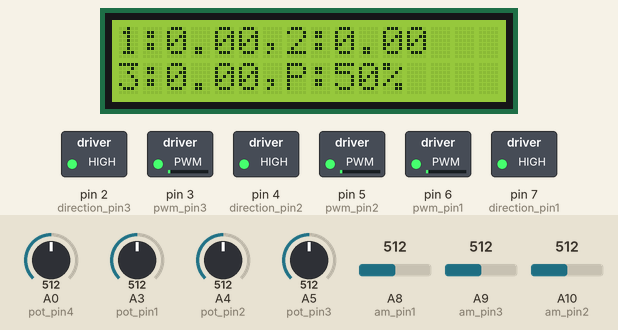
Bench run of a sketch on a simulated Arduino Mega 2560, built with avr-gcc and run on an emulated ATmega2560. On the bench: 16×2 character LCD, switched loads named in the sketch (green lamp = pin HIGH). The inputs (shaded band) are chosen by the test bench; at power-on: A9 (am_pin3) = 512, A8 (am_pin1) = 512, A10 (am_pin2) = 512, A0 (pot_pin4) = 512, A3 (pot_pin1) = 512, A4 (pot_pin2) = 512, A5 (pot_pin3) = 512. What the sketch prints to the serial monitor is not drawn.

Above: at 1.2 s.
1.3 s: A9 (am_pin3) set to 691
At 3.0 s:
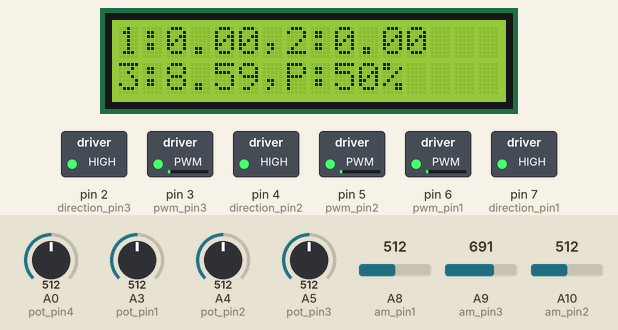
4.3 s: A9 (am_pin3) set to 707
At 7.0 s:
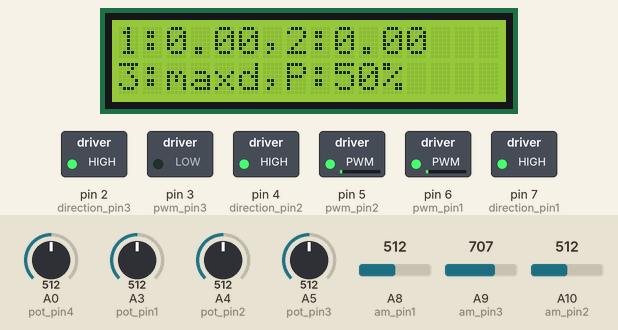
7.3 s: A8 (am_pin1) set to 690
At 9.6 s:
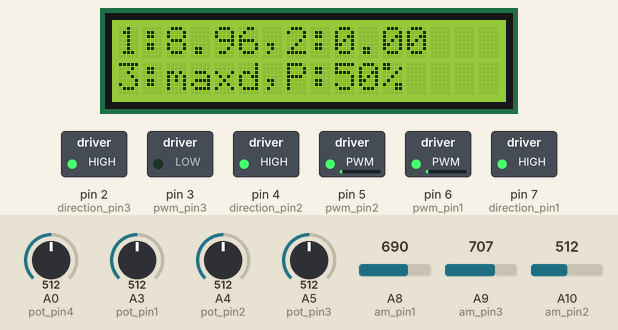
9.9 s: A8 (am_pin1) set to 715
At 12.5 s:
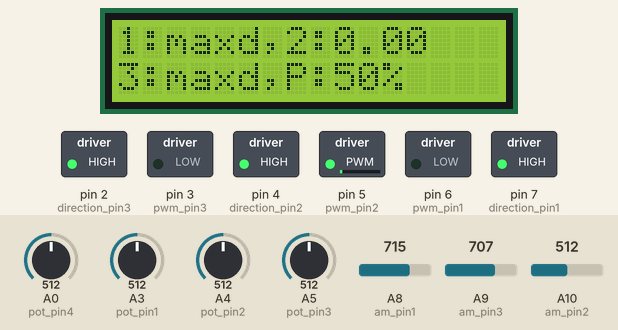
12.9 s: A10 (am_pin2) set to 688
At 14.7 s:
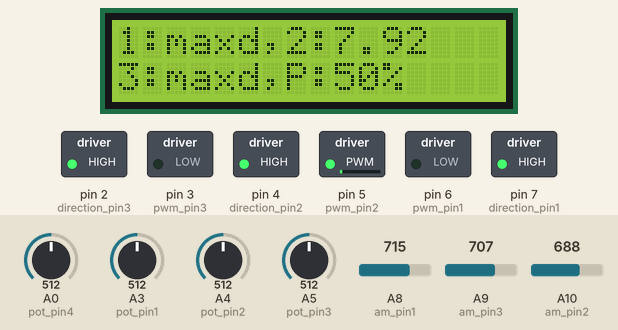
15.9 s: A10 (am_pin2) set to 724
At 17.6 s:
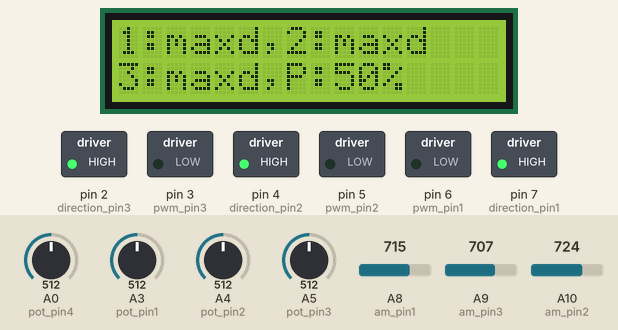
Timing chart, 0 to 19.1 s (numbered marks = the images above; inputs shaded):
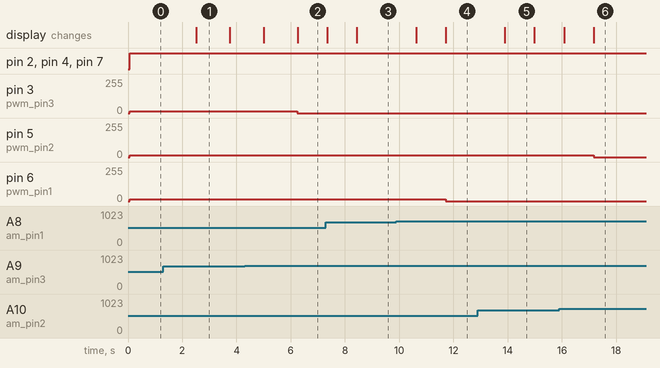

Measured:
- the behaviour switches between 706 and 707 on A9 (am_pin3) (found by bisection; images 1 and 2)
- the behaviour switches between 706 and 707 on A8 (am_pin1) (found by bisection; images 3 and 4)
- the behaviour switches between 706 and 707 on A10 (am_pin2) (found by bisection; images 5 and 6)
- after the input at 1.3 s, the display: changes after 1.2 s (image 1)
- after the input at 4.3 s, pin 3 (pwm_pin3): 14/255 → 0/255 after 1.9 s; the display: first changes after 0.71 s (image 2 shows a later state)
- after the input at 7.3 s, the display: first changes after 0.05 s (image 3 shows a later state)
- after the input at 9.9 s, pin 6 (pwm_pin1): 14/255 → 0/255 after 1.8 s; the display: first changes after 0.72 s (image 4 shows a later state)
- after the input at 12.9 s, the display: changes after 1.0 s (image 5)
- after the input at 15.9 s, pin 5 (pwm_pin2): 14/255 → 0/255 after 1.3 s; the display: first changes after 0.18 s (image 6 shows a later state)

The sketch:

Potentiometer_Bidirection_Control_3D.ino
```cpp
/* This code is written for Winter 2021 MAE 156B Team 5 to control current output using an Arduino Mega 2560
 *  and a Cytron 10A motor driver shield. This code will be used to vary current provided to Helmholtz Coils
 *  for a 3D Magnetic Control System.
 *
 *  Written By Joseph Martin, February 2021
 *  Last Edited by: Joseph Martin, March 8, 2021
 */
#include <LiquidCrystal.h>

//LiquidCrystal lcd = LiquidCrystal(34, 35, 36, 37, 38, 39);
LiquidCrystal lcd = LiquidCrystal(44, 42, 38, 36, 34, 32);

// Variables for motor driver and PWM value for motor
// These are manually set on the stacked motor drivers,
// if replaced make sure the new driver matches the desired pin
int pwm_pin3 = 3;
int direction_pin3 = 2;
int pwm_pin2 = 5;
int direction_pin2 = 4;
int pwm_pin1 = 6;
int direction_pin1 = 7;

// pins set for potentiometers. Make

int pot_pin1 = 3; //blue
int pot_pin2 = 4; //green
int pot_pin3 = 5; //yellow

int pot_pin4 = 0; //grey, white. This one is to set overall power output.

// pins for ammeters

int am_pin1 = 8; //blue, bottom
int am_pin3 = 9; //green, top
int am_pin2 = 10; //yellow, middle

// for more complex bidirectional control
int motor_value = 0; // 0 - 255, magnitude of pwm signal
int motor_direction1 = 0;
int motor_direction2 = 0;
int motor_direction3 = 0;

// Variables for counting
int long counter = 0;

// Variables for current
float current1;
float current2;
float current3;

float tempCurrent1; //these are for filtering purposes
float tempCurrent2;
float tempCurrent3;

int loopFilter = 150; // For numerical filtering of current sensing.

float zeroCurrent1 = 512; //outputCurrent1 is a float to display a more accurate output current on the lcd screen
float zeroCurrent2 = 512;
float zeroCurrent3 = 512;

float maxCurrent = 9.8; // cutoff for maximum Current allowed in each channel, CHANGE TO ~95% MOTOR DRIVER CAPACITY

// For determining max pwm to reach maxCurrent on each channel. Reset Arduino to reset calibration
float maxPwmVal1 = 255;
float maxPwmVal2 = 255;
float maxPwmVal3 = 255;

// For tracking if output will produce overCurrents
boolean isOver1 = false;
boolean isOver2 = false;
boolean isOver3 = false;

// var for pot
float potVal1;
float potVal2;
float potVal3;
float scalePot = 3.6; // get output into pwm range. CALIBRATE FOR YOUR POWER SUPPLY

// safety feature, fourth pot cuts off power to all
float potVal4;
float cutOff = 0; //scaling factor based on P
float half = 128; //

// values for output pwm 0-255
float pwmVal1;
float pwmVal2;
float pwmVal3;

//display vals
int displayVal1;
int displayVal2;
int displayVal3;

void setup() {
  Serial.begin(9600);              //serial output

  lcd.begin(16, 2); //defines the size of the code

//  pinMode(direction_pin, OUTPUT);           // Set the direction pin output
  pinMode(pwm_pin1, OUTPUT);                 // Set the pwm pin output
    pinMode(pwm_pin2, OUTPUT);
      pinMode(pwm_pin3, OUTPUT);

  pinMode(pot_pin1, INPUT);
  pinMode(pot_pin2, INPUT);
  pinMode(pot_pin3, INPUT);
  pinMode(pot_pin4, INPUT);

  pinMode(am_pin1, INPUT);
  pinMode(am_pin2, INPUT);
  pinMode(am_pin3, INPUT);

  pinMode(direction_pin1, OUTPUT);
  pinMode(direction_pin2, OUTPUT);
  pinMode(direction_pin3, OUTPUT);

  digitalWrite(direction_pin1, 0);   // Set the motor in motion
  digitalWrite(direction_pin2, 0);
  digitalWrite(direction_pin3, 0);

  analogWrite(pwm_pin1, 0);              // Set the motor in motion
  analogWrite(pwm_pin2, 0);              // Set the motor in motion
  analogWrite(pwm_pin3, 0);              // Set the motor in motion

  current1 = analogRead(am_pin1) - zeroCurrent1;
  tempCurrent1 = current1;

  current2 = analogRead(am_pin2) - zeroCurrent2;
  tempCurrent2 = current2;

  current3 = analogRead(am_pin3) - zeroCurrent3;
  tempCurrent3 = current3;
}

void loop() {

  //read pots

  potVal1 = analogRead(pot_pin1);
  potVal2 = analogRead(pot_pin2);
  potVal3 = analogRead(pot_pin3);
  potVal4 = analogRead(pot_pin4);
  cutOff = potVal4/1010;
  if (cutOff > 1){
    cutOff = 1;
  }
  //delay(20);

  // current
  if (counter % 20 == 0)
  {
    lcd.clear();
  }
  if (counter % loopFilter == 0)
  {
    // update current
    current1 = tempCurrent1/loopFilter/20;
    current2 = tempCurrent2/loopFilter/20;
    current3 = tempCurrent3/loopFilter/20;

    tempCurrent1 = analogRead(am_pin1) - zeroCurrent1;
    tempCurrent2  = analogRead(am_pin2) - zeroCurrent2;
    tempCurrent3 = analogRead(am_pin3) - zeroCurrent3;
  }

  // set output pwm
  pwmVal1 = potVal1/scalePot;
  pwmVal2 = potVal2/scalePot;
  pwmVal3 = potVal3/scalePot;

  //increment temp current
  tempCurrent1 = tempCurrent1 + analogRead(am_pin1) - zeroCurrent1;
  tempCurrent2  = tempCurrent2 + analogRead(am_pin2) - zeroCurrent2;
  tempCurrent3 = tempCurrent3 + analogRead(am_pin3) - zeroCurrent3;


  // OUTPUT

  //Bidirectional measure from halfway point
  //Serial.println(motor_direction2);
  if (pwmVal1 < half){
    motor_direction1 = 0;
  }
  else {
    motor_direction1 = 1;
  }
  if (pwmVal2 < half){
    motor_direction2 = 0;
  }
  else {
    motor_direction2 = 1;

  }
  if (pwmVal3 < half){
    motor_direction3 = 0;
  }
  else {
    motor_direction3 = 1;
  }
//  Serial.println(pwmVal1);
  pwmVal1 = abs(pwmVal1 - half)*2*cutOff;
  pwmVal2 = abs(pwmVal2 - half)*2*cutOff;
  pwmVal3 = abs(pwmVal3 - half)*2*cutOff;
  if (pwmVal1 > 255){
    pwmVal1 = 255;
  }
  if (pwmVal2 > 255){
    pwmVal2 = 255;
  }
  if (pwmVal3 > 255){
    pwmVal3 = 255;
  }

  digitalWrite(direction_pin1, motor_direction1);   // Set the motor in motion
  digitalWrite(direction_pin2, motor_direction2);
  digitalWrite(direction_pin3, motor_direction3);

// output to coils if measured current below threshold
  if (current1 < maxCurrent && pwmVal1 <= maxPwmVal1) {
      isOver1 = false;
      analogWrite(pwm_pin1, pwmVal1);
  }
  else {
    if (!isOver1) {
      maxPwmVal1 = pwmVal1;
    }
    isOver1 = true;
    analogWrite(pwm_pin1, 0);
  }

  if (current2 < maxCurrent && pwmVal2 <= maxPwmVal2) {
      isOver2 = false;
      analogWrite(pwm_pin2, pwmVal2);
  }
  else {
    if (!isOver2) {
      maxPwmVal2 = pwmVal2;
    }
    isOver2 = true;
    analogWrite(pwm_pin2, 0);
  }

  if (current3 < maxCurrent && pwmVal3 <= maxPwmVal3) {
      isOver3 = false;
      analogWrite(pwm_pin3, pwmVal3);
  }
  else {
    if (!isOver3) {
      maxPwmVal3 = pwmVal3;
    }
    isOver3 = true;
    analogWrite(pwm_pin3, 0);
  }

  lcd.setCursor(0, 0);
  lcd.print("1:");

  if (isOver1){
    lcd.print("maxd");
  }
  else {
    lcd.print(current1);
  }
  lcd.print(",2:");
    if (isOver2){
    lcd.print("maxd");
  }
  else {
    lcd.print(current2);
  }
  //lcd.print(" Amps");
  lcd.setCursor(0, 1);
  lcd.print("3:");

  if (isOver3){
    lcd.print("maxd");
  }
  else {
    lcd.print(current3);
  }
  lcd.print(",P:");
  lcd.print((int)(cutOff*100));
  lcd.print("%");


//  Serial.print(tempCurrent1);
//  Serial.print(' ');
//   Serial.print(tempCurrent2);
//   Serial.print(' ');

  //Serial.println(maxPwmVal1);
  Serial.println(maxPwmVal3);
  counter ++;

}
```
